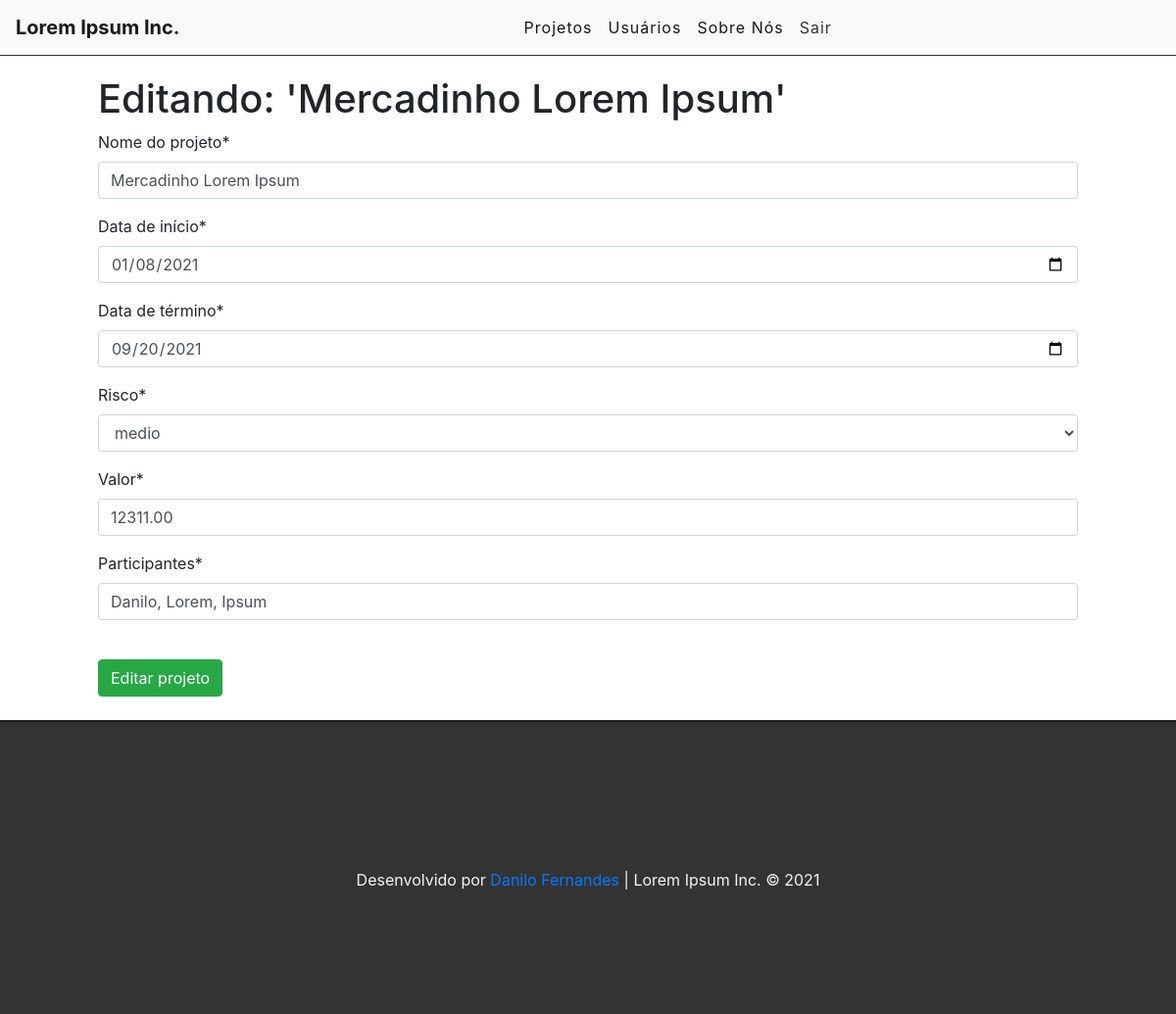
The page /edit/13 (signed in) on the database its author committed.
### projects/models.py (models this page shows, shortened)
class Project(models.Model):
    OPTIONS = (
        (0, 'baixo'),
        (1, 'medio'),
        (2, 'alto'),
    )
    name = models.CharField('Nome do projeto', max_length=255)
    startData = models.DateField('Data de início', blank=False, auto_now=False)
    endData = models.DateField('Data de término', auto_now=False)
    risk = models.IntegerField(
        'Risco',choices=OPTIONS,
    )
    price = models.DecimalField('Valor',max_digits=10, decimal_places=2)
    stakeholders = models.CharField('Participantes', max_length=500, null=True)
    user = models.ForeignKey(get_user_model(), on_delete=models.CASCADE)
    created_at = models.DateTimeField(auto_now_add=True)
    updated_at = models.DateTimeField(auto_now=True)

### projects/views.py (the view)
# urls.py: path('edit/<int:id>', views.editProject, name='edit-project'),
@login_required
def editProject(request, id):
    project = get_object_or_404(Project, pk=id)
    form = ProjectForm(instance=project)
    if(request.method == 'POST'):
        form = ProjectForm(request.POST, instance=project)
        if(form.is_valid()):
            project.save()
            return redirect('/')
        else:
            return render(request, 'projects/editproject.html', {'form': form,  'project': project})
    else:
        return render(request, 'projects/editproject.html', {'form': form,  'project': project})

### projects/forms.py
class ProjectForm(forms.ModelForm):
    class Meta:
        model = Project
        fields = ['name', 'startData', 'endData', 'risk', 'price', 'stakeholders']
        widgets = {
            'startData': forms.DateInput(
                attrs={'class': 'input', 'type': 'date', 'placeholder': 'Insira a data de início'}),
            'endData': forms.DateInput(
                attrs={'class': 'input', 'type': 'date', 'placeholder': 'Insira a data de término'}),
            'price': forms.NumberInput(
                attrs={'class': 'input', 'type': 'number', 'name': 'dinheiro', 'id': 'dinheiro', 'step': '.01'}),
            'stakeholders': forms.TextInput(
                attrs={'class': 'input', 'name': 'stakeholders[]'}),
        }

### projects/templates/projects/editproject.html (shortened to what this page needs)
{% extends 'base.html' %}
{% load crispy_forms_tags %}
{% block content%}
<div class="offset-1 col-10 list-div">
    <h1>Editando: '{{project.name}}'</h1>
    <form method="POST">
        {{ form|crispy }} <br>
        <input type="submit" class="btn btn-success" value="Editar projeto">
    </form>
    <br>
</div>
{% endblock %}

### projects/static/css/styles.css (style rules this page uses)
.list-div { padding: 0; }

### rows shown on the page
Project: name "Mercadinho Lorem Ipsum", startData "01/08/2021", endData "09/20/2021", risk "medio", price "12311.00", stakeholders "Danilo, Lorem, Ipsum"
